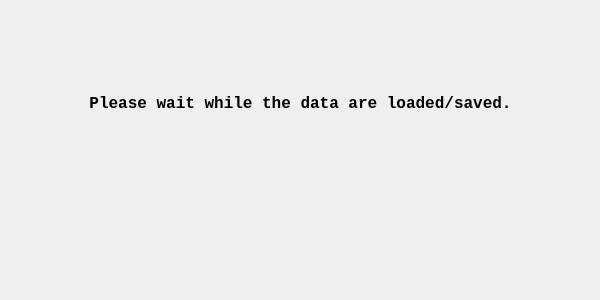
<?xml version="1.0" encoding="UTF-8"?>
<ui version="4.0">
 <class>FrmMatch</class>
 <widget class="QDialog" name="FrmMatch">
  <property name="windowModality">
   <enum>Qt::ApplicationModal</enum>
  </property>
  <property name="geometry">
   <rect>
    <x>0</x>
    <y>0</y>
    <width>600</width>
    <height>300</height>
   </rect>
  </property>
  <property name="windowTitle">
   <string>CSGO - Demovoice - Match</string>
  </property>
  <layout class="QGridLayout" name="gridLayout">
   <item row="0" column="0">
    <widget class="QStackedWidget" name="stackedWidget">
     <property name="currentIndex">
      <number>1</number>
     </property>
     <widget class="QWidget" name="page_3">
      <layout class="QVBoxLayout" name="verticalLayout">
       <item>
        <layout class="QHBoxLayout" name="horizontalLayout_7">
         <item>
          <widget class="QLabel" name="lblName">
           <property name="minimumSize">
            <size>
             <width>200</width>
             <height>0</height>
            </size>
           </property>
           <property name="maximumSize">
            <size>
             <width>200</width>
             <height>16777215</height>
            </size>
           </property>
           <property name="font">
            <font>
             <family>Consolas</family>
             <pointsize>11</pointsize>
            </font>
           </property>
           <property name="text">
            <string>Name</string>
           </property>
          </widget>
         </item>
         <item>
          <widget class="QLineEdit" name="txtName">
           <property name="font">
            <font>
             <family>Consolas</family>
             <pointsize>11</pointsize>
            </font>
           </property>
           <property name="inputMask">
            <string/>
           </property>
           <property name="text">
            <string/>
           </property>
          </widget>
         </item>
        </layout>
       </item>
       <item>
        <layout class="QHBoxLayout" name="horizontalLayout">
         <item>
          <widget class="QLabel" name="lblDemo">
           <property name="minimumSize">
            <size>
             <width>200</width>
             <height>0</height>
            </size>
           </property>
           <property name="maximumSize">
            <size>
             <width>200</width>
             <height>16777215</height>
            </size>
           </property>
           <property name="font">
            <font>
             <family>Consolas</family>
             <pointsize>11</pointsize>
            </font>
           </property>
           <property name="text">
            <string>Demo (.dem)</string>
           </property>
          </widget>
         </item>
         <item>
          <widget class="QLineEdit" name="txtDemo">
           <property name="font">
            <font>
             <family>Consolas</family>
             <pointsize>11</pointsize>
            </font>
           </property>
           <property name="readOnly">
            <bool>true</bool>
           </property>
          </widget>
         </item>
         <item>
          <widget class="QPushButton" name="btnDemoOpen">
           <property name="font">
            <font>
             <family>Consolas</family>
             <pointsize>11</pointsize>
            </font>
           </property>
           <property name="text">
            <string>Open</string>
           </property>
           <property name="autoDefault">
            <bool>false</bool>
           </property>
          </widget>
         </item>
        </layout>
       </item>
       <item>
        <layout class="QHBoxLayout" name="horizontalLayout_2">
         <item>
          <widget class="QLabel" name="lblAudio">
           <property name="minimumSize">
            <size>
             <width>200</width>
             <height>0</height>
            </size>
           </property>
           <property name="maximumSize">
            <size>
             <width>200</width>
             <height>16777215</height>
            </size>
           </property>
           <property name="font">
            <font>
             <family>Consolas</family>
             <pointsize>11</pointsize>
            </font>
           </property>
           <property name="text">
            <string>Audio (.wav)</string>
           </property>
          </widget>
         </item>
         <item>
          <widget class="QLineEdit" name="txtAudio">
           <property name="font">
            <font>
             <family>Consolas</family>
             <pointsize>11</pointsize>
            </font>
           </property>
           <property name="readOnly">
            <bool>true</bool>
           </property>
          </widget>
         </item>
         <item>
          <widget class="QPushButton" name="btnAudioOpen">
           <property name="font">
            <font>
             <family>Consolas</family>
             <pointsize>11</pointsize>
            </font>
           </property>
           <property name="text">
            <string>Open</string>
           </property>
           <property name="autoDefault">
            <bool>false</bool>
           </property>
          </widget>
         </item>
        </layout>
       </item>
       <item>
        <layout class="QHBoxLayout" name="horizontalLayout_3">
         <item>
          <widget class="QLabel" name="lblTickrate">
           <property name="minimumSize">
            <size>
             <width>200</width>
             <height>0</height>
            </size>
           </property>
           <property name="maximumSize">
            <size>
             <width>200</width>
             <height>16777215</height>
            </size>
           </property>
           <property name="font">
            <font>
             <family>Consolas</family>
             <pointsize>11</pointsize>
            </font>
           </property>
           <property name="text">
            <string>Tickrate</string>
           </property>
          </widget>
         </item>
         <item>
          <widget class="QComboBox" name="cboTickrate">
           <property name="font">
            <font>
             <family>Consolas</family>
             <pointsize>11</pointsize>
            </font>
           </property>
           <property name="currentIndex">
            <number>3</number>
           </property>
           <item>
            <property name="text">
             <string>16</string>
            </property>
           </item>
           <item>
            <property name="text">
             <string>32</string>
            </property>
           </item>
           <item>
            <property name="text">
             <string>64</string>
            </property>
           </item>
           <item>
            <property name="text">
             <string>128</string>
            </property>
           </item>
          </widget>
         </item>
        </layout>
       </item>
       <item>
        <layout class="QHBoxLayout" name="horizontalLayout_5">
         <item>
          <widget class="QLabel" name="lblDemoBegin">
           <property name="minimumSize">
            <size>
             <width>200</width>
             <height>0</height>
            </size>
           </property>
           <property name="maximumSize">
            <size>
             <width>200</width>
             <height>16777215</height>
            </size>
           </property>
           <property name="font">
            <font>
             <family>Consolas</family>
             <pointsize>11</pointsize>
            </font>
           </property>
           <property name="text">
            <string>Demo match begin (H/M/S)</string>
           </property>
          </widget>
         </item>
         <item>
          <widget class="QSpinBox" name="txtDemoBeginH">
           <property name="font">
            <font>
             <family>Consolas</family>
             <pointsize>11</pointsize>
            </font>
           </property>
          </widget>
         </item>
         <item>
          <widget class="QSpinBox" name="txtDemoBeginM">
           <property name="font">
            <font>
             <family>Consolas</family>
             <pointsize>11</pointsize>
            </font>
           </property>
          </widget>
         </item>
         <item>
          <widget class="QSpinBox" name="txtDemoBeginS">
           <property name="font">
            <font>
             <family>Consolas</family>
             <pointsize>11</pointsize>
            </font>
           </property>
          </widget>
         </item>
         <item>
          <widget class="QPushButton" name="btn">
           <property name="enabled">
            <bool>false</bool>
           </property>
           <property name="font">
            <font>
             <family>Consolas</family>
             <pointsize>11</pointsize>
            </font>
           </property>
           <property name="toolTip">
            <string>Development in progress.</string>
           </property>
           <property name="text">
            <string>Start</string>
           </property>
           <property name="autoDefault">
            <bool>false</bool>
           </property>
          </widget>
         </item>
        </layout>
       </item>
       <item>
        <layout class="QHBoxLayout" name="horizontalLayout_4">
         <item>
          <widget class="QLabel" name="lblAudioBegin">
           <property name="minimumSize">
            <size>
             <width>200</width>
             <height>0</height>
            </size>
           </property>
           <property name="maximumSize">
            <size>
             <width>200</width>
             <height>16777215</height>
            </size>
           </property>
           <property name="font">
            <font>
             <family>Consolas</family>
             <pointsize>11</pointsize>
            </font>
           </property>
           <property name="text">
            <string>Audio match begin (H/M/S)</string>
           </property>
          </widget>
         </item>
         <item>
          <widget class="QSpinBox" name="txtAudioBeginH">
           <property name="font">
            <font>
             <family>Consolas</family>
             <pointsize>11</pointsize>
            </font>
           </property>
          </widget>
         </item>
         <item>
          <widget class="QSpinBox" name="txtAudioBeginM">
           <property name="font">
            <font>
             <family>Consolas</family>
             <pointsize>11</pointsize>
            </font>
           </property>
          </widget>
         </item>
         <item>
          <widget class="QSpinBox" name="txtAudioBeginS">
           <property name="font">
            <font>
             <family>Consolas</family>
             <pointsize>11</pointsize>
            </font>
           </property>
          </widget>
         </item>
         <item>
          <widget class="QPushButton" name="pushButton_3">
           <property name="enabled">
            <bool>false</bool>
           </property>
           <property name="font">
            <font>
             <family>Consolas</family>
             <pointsize>11</pointsize>
            </font>
           </property>
           <property name="toolTip">
            <string>Development in progress.</string>
           </property>
           <property name="text">
            <string>Listen</string>
           </property>
           <property name="autoDefault">
            <bool>false</bool>
           </property>
          </widget>
         </item>
        </layout>
       </item>
       <item>
        <spacer name="verticalSpacer">
         <property name="orientation">
          <enum>Qt::Vertical</enum>
         </property>
         <property name="sizeHint" stdset="0">
          <size>
           <width>20</width>
           <height>40</height>
          </size>
         </property>
        </spacer>
       </item>
       <item>
        <layout class="QHBoxLayout" name="horizontalLayout_6">
         <item>
          <spacer name="horizontalSpacer">
           <property name="orientation">
            <enum>Qt::Horizontal</enum>
           </property>
           <property name="sizeHint" stdset="0">
            <size>
             <width>40</width>
             <height>20</height>
            </size>
           </property>
          </spacer>
         </item>
         <item>
          <widget class="QPushButton" name="btnSave">
           <property name="text">
            <string>Save</string>
           </property>
          </widget>
         </item>
        </layout>
       </item>
      </layout>
     </widget>
     <widget class="QWidget" name="page_4">
      <layout class="QGridLayout" name="gridLayout_2">
       <item row="0" column="1">
        <spacer name="verticalSpacer_2">
         <property name="orientation">
          <enum>Qt::Vertical</enum>
         </property>
         <property name="sizeHint" stdset="0">
          <size>
           <width>20</width>
           <height>40</height>
          </size>
         </property>
        </spacer>
       </item>
       <item row="1" column="1">
        <widget class="QLabel" name="lblStatus">
         <property name="font">
          <font>
           <family>Consolas</family>
           <pointsize>12</pointsize>
           <weight>75</weight>
           <bold>true</bold>
          </font>
         </property>
         <property name="text">
          <string>Please wait while the data are loaded/saved.</string>
         </property>
         <property name="alignment">
          <set>Qt::AlignCenter</set>
         </property>
        </widget>
       </item>
       <item row="3" column="0">
        <spacer name="horizontalSpacer_2">
         <property name="orientation">
          <enum>Qt::Horizontal</enum>
         </property>
         <property name="sizeHint" stdset="0">
          <size>
           <width>40</width>
           <height>20</height>
          </size>
         </property>
        </spacer>
       </item>
       <item row="4" column="1">
        <spacer name="verticalSpacer_3">
         <property name="orientation">
          <enum>Qt::Vertical</enum>
         </property>
         <property name="sizeHint" stdset="0">
          <size>
           <width>20</width>
           <height>40</height>
          </size>
         </property>
        </spacer>
       </item>
       <item row="3" column="2">
        <spacer name="horizontalSpacer_3">
         <property name="orientation">
          <enum>Qt::Horizontal</enum>
         </property>
         <property name="sizeHint" stdset="0">
          <size>
           <width>40</width>
           <height>20</height>
          </size>
         </property>
        </spacer>
       </item>
       <item row="2" column="1">
        <spacer name="verticalSpacer_4">
         <property name="orientation">
          <enum>Qt::Vertical</enum>
         </property>
         <property name="sizeHint" stdset="0">
          <size>
           <width>20</width>
           <height>40</height>
          </size>
         </property>
        </spacer>
       </item>
       <item row="3" column="1">
        <layout class="QGridLayout" name="layoutLoading"/>
       </item>
      </layout>
     </widget>
    </widget>
   </item>
  </layout>
 </widget>
 <tabstops>
  <tabstop>btnSave</tabstop>
  <tabstop>txtName</tabstop>
  <tabstop>txtDemo</tabstop>
  <tabstop>btnDemoOpen</tabstop>
  <tabstop>txtAudio</tabstop>
  <tabstop>btnAudioOpen</tabstop>
  <tabstop>cboTickrate</tabstop>
  <tabstop>txtDemoBeginH</tabstop>
  <tabstop>txtDemoBeginM</tabstop>
  <tabstop>txtDemoBeginS</tabstop>
  <tabstop>btn</tabstop>
  <tabstop>txtAudioBeginH</tabstop>
  <tabstop>txtAudioBeginM</tabstop>
  <tabstop>txtAudioBeginS</tabstop>
  <tabstop>pushButton_3</tabstop>
 </tabstops>
 <resources/>
 <connections/>
</ui>
